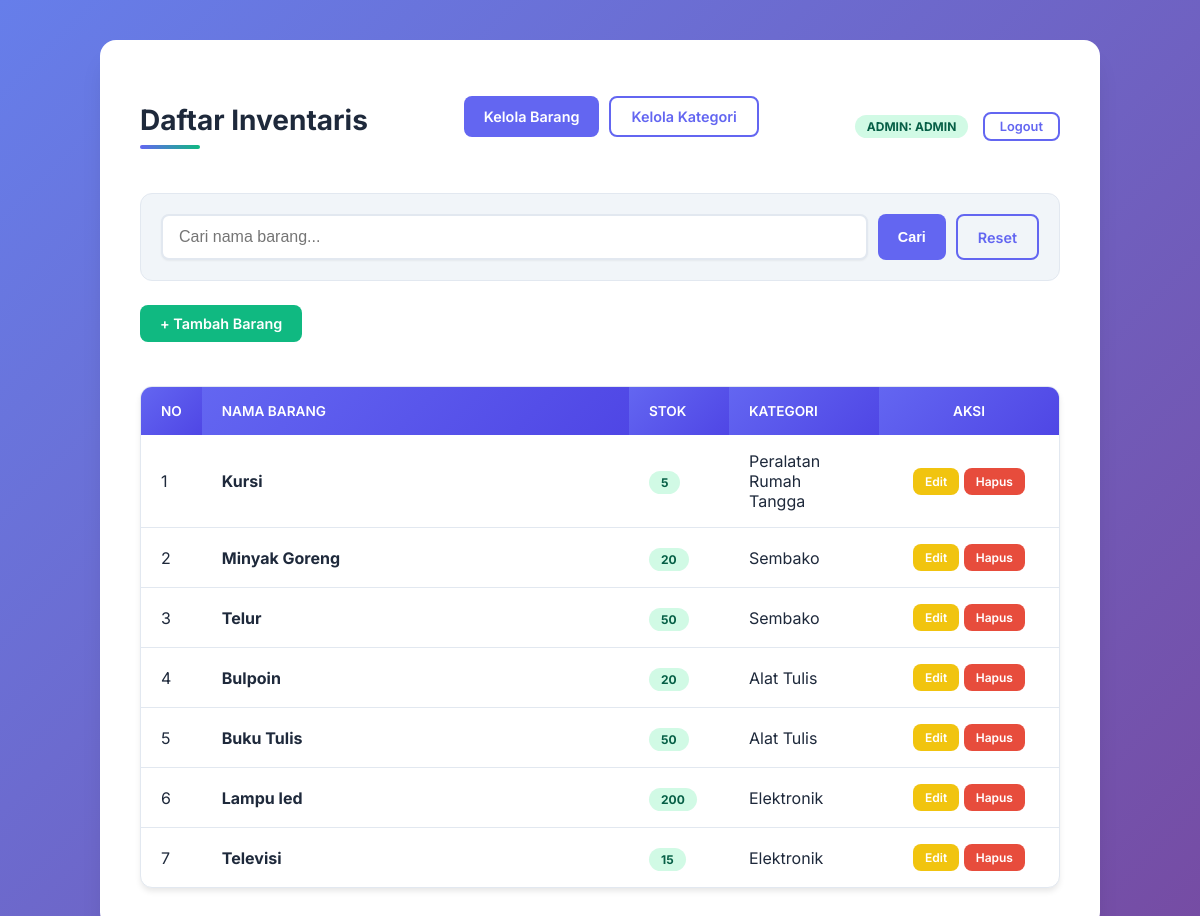
/index.php (signed in), run on the app's committed database.
### tables this page shows
CREATE TABLE `barang` (
  `id` int(11) NOT NULL,
  `nama_barang` varchar(100) NOT NULL,
  `stok` int(11) NOT NULL,
  `kategori_id` int(11) DEFAULT NULL
);

CREATE TABLE `kategori` (
  `id` int(11) NOT NULL,
  `nama_kategori` varchar(100) NOT NULL
);

### index.php (the view, shortened to what this page needs)
<?php
include 'koneksi.php';
$search = isset($_GET['search']) ? $_GET['search'] : '';
$sql = "SELECT barang.*, kategori.nama_kategori
        FROM barang
        LEFT JOIN kategori ON barang.kategori_id = kategori.id";
$sql .= " ORDER BY barang.id DESC";
$query = mysqli_query($conn, $sql);
?>
<!DOCTYPE html>
<html lang="id">
<head>
    <link rel="stylesheet" href="style.css">
</head>
<body>
    <div class="container">
        <div style="display: flex; justify-content: space-between; align-items: center; margin-bottom: 20px;">
            <h2>Daftar Inventaris</h2>
            <div style="margin-bottom: 20px; display: flex; gap: 10px;">
    <a href="index.php" class="btn btn-primary">Kelola Barang</a>
    <a href="kategori.php" class="btn btn-outline">Kelola Kategori</a>
</div>
            <div style="text-align: right;">
                <span class="badge badge-success">ADMIN: <?= strtoupper($_SESSION['username']) ?></span>
                <a href="logout.php" class="btn btn-outline" style="padding: 5px 15px; margin-left: 10px; font-size: 0.8rem;">Logout</a>
            </div>
        </div>
        <div class="search-container">
            <form method="GET" action="" style="display: flex; width: 100%; gap: 10px;">
                <input type="text" name="search" placeholder="Cari nama barang..." value="<?= htmlspecialchars($search) ?>">
                <button type="submit" class="btn btn-primary">Cari</button>
                <a href="index.php" class="btn btn-outline">Reset</a>
            </form>
        </div>
        <a href="tambah.php" class="btn btn-success" style="margin-bottom: 20px;">+ Tambah Barang</a>
        <div class="table-wrapper">
            <table>
                <thead>
                    <tr>
                        <th style="width: 50px;">NO</th>
                        <th>NAMA BARANG</th>
                        <th style="width: 100px;">STOK</th>
                        <th style="width: 150px;">KATEGORI</th>
                        <th style="text-align: center; width: 180px;">AKSI</th>
                    </tr>
                </thead>
                <tbody>
                    <?php
                    if ($query) {
                        if (mysqli_num_rows($query) > 0) {
                            $no = 1;
                            while ($row = mysqli_fetch_assoc($query)) {
                                ?>
                                <tr>
                                    <td><?= $no++ ?></td>
                                    <td><strong><?= htmlspecialchars($row['nama_barang']) ?></strong></td>
                                    <td>
                                        <span class="badge <?= $row['stok'] < 5 ? 'badge-danger' : 'badge-success' ?>">
                                            <?= $row['stok'] ?>
                                        </span>
                                    </td>
                                    <td><?= htmlspecialchars($row['nama_kategori'] ?? 'Tanpa Kategori') ?></td>
                                    <td style="text-align: center;">
                                        <a href="edit.php?id=<?= $row['id'] ?>" class="btn" style="background:#f1c40f; color:white; padding:6px 12px; font-size:0.75rem;">Edit</a>
                                        <a href="hapus.php?id=<?= $row['id'] ?>" class="btn" style="background:#e74c3c; color:white; padding:6px 12px; font-size:0.75rem;" onclick="return confirm('Yakin ingin menghapus data ini?')">Hapus</a>
                                    </td>
                                </tr>
                                <?php
                            }
                        } else {
                            echo "<tr><td colspan='5' style='text-align:center; padding: 20px;'>Data tidak ditemukan.</td></tr>";
                        }
                    } else {
                        echo "<tr><td colspan='5' style='text-align:center; color:red; padding: 20px;'>Error Database: " . mysqli_error($conn) . "</td></tr>";
                    }
                    ?>
                </tbody>
            </table>
        </div>
    </div>
</body>
</html>

### style.css (style rules this page uses)
:root { --primary: #6366f1; --primary-dark: #4f46e5; --success: #10b981; --success-dark: #059669; --danger: #e74c3c; --warning: #f1c40f; --background: #f8fafc; --surface: #ffffff; --text-primary: #1e293b; --text-secondary: #64748b; --border: #e2e8f0; --shadow-sm: 0 1px 2px rgba(0, 0, 0, 0.05); --shadow-md: 0 4px 6px -1px rgba(0, 0, 0, 0.1); --shadow-xl: 0 20px 25px -5px rgba(0, 0, 0, 0.1); --radius-sm: 8px; --radius-md: 12px; --radius-lg: 16px; }
* { box-sizing: border-box; }
body { font-family: 'Inter', -apple-system, BlinkMacSystemFont, sans-serif; background: linear-gradient(135deg, #667eea 0%, #764ba2 100%); min-height: 100vh; margin: 0; padding: 40px 20px; color: var(--text-primary); }
.container { max-width: 1000px; margin: auto; background: var(--surface); padding: 40px; border-radius: var(--radius-lg); box-shadow: var(--shadow-xl); animation: fadeIn 0.5s ease-out; }
h2 { color: var(--text-primary); margin-bottom: 24px; font-weight: 700; font-size: 1.75rem; position: relative; padding-bottom: 12px; }
h2::after { content: ''; position: absolute; bottom: 0; left: 0; width: 60px; height: 4px; background: linear-gradient(90deg, var(--primary), var(--success)); border-radius: 2px; }
.search-container { display: flex; gap: 12px; margin-bottom: 24px; padding: 20px; background: #f1f5f9; border-radius: var(--radius-md); border: 1px solid var(--border); }
.search-container input { flex: 1; border: 2px solid white; box-shadow: var(--shadow-sm); }
.table-wrapper { overflow-x: auto; background: var(--surface); border-radius: var(--radius-md); border: 1px solid var(--border); margin-top: 24px; width: 100%; box-shadow: var(--shadow-md); }
table { width: 100%; border-collapse: collapse; min-width: 700px; }
table th { background: linear-gradient(135deg, var(--primary) 0%, var(--primary-dark) 100%); color: white; text-align: left; padding: 16px 20px; font-weight: 600; font-size: 0.85rem; text-transform: uppercase; }
table td { padding: 16px 20px; border-bottom: 1px solid var(--border); vertical-align: middle; }
table tr:last-child td { border-bottom: none; }
input[type="text"], input[type="number"], input[type="password"], select { width: 100%; padding: 12px 16px; border: 2px solid var(--border); border-radius: var(--radius-sm); font-size: 1rem; transition: all 0.3s ease; }
.btn { display: inline-flex; align-items: center; justify-content: center; padding: 10px 20px; border: none; border-radius: var(--radius-sm); cursor: pointer; text-decoration: none; font-weight: 600; font-size: 0.9rem; transition: all 0.3s ease; }
.btn-primary { background: var(--primary); color: white; }
.btn-success { background: var(--success); color: white; }
.btn-outline { background: transparent; border: 2px solid var(--primary); color: var(--primary); }
.badge { padding: 4px 12px; border-radius: 20px; font-size: 0.75rem; font-weight: 700; }
.badge-success { background: #d1fae5; color: #065f46; }

### data on the page
barang: nama_barang "Kursi", stok "5", kategori.nama_kategori "Peralatan Rumah Tangga"
barang: nama_barang "Minyak Goreng", stok "20", kategori.nama_kategori "Sembako"
barang: nama_barang "Telur", stok "50", kategori.nama_kategori "Sembako"
barang: nama_barang "Bulpoin", stok "20", kategori.nama_kategori "Alat Tulis"
barang: nama_barang "Buku Tulis", stok "50", kategori.nama_kategori "Alat Tulis"
barang: nama_barang "Lampu led", stok "200", kategori.nama_kategori "Elektronik"
barang: nama_barang "Televisi", stok "15", kategori.nama_kategori "Elektronik"

### other printed values
$_SESSION['username'] "ADMIN"
